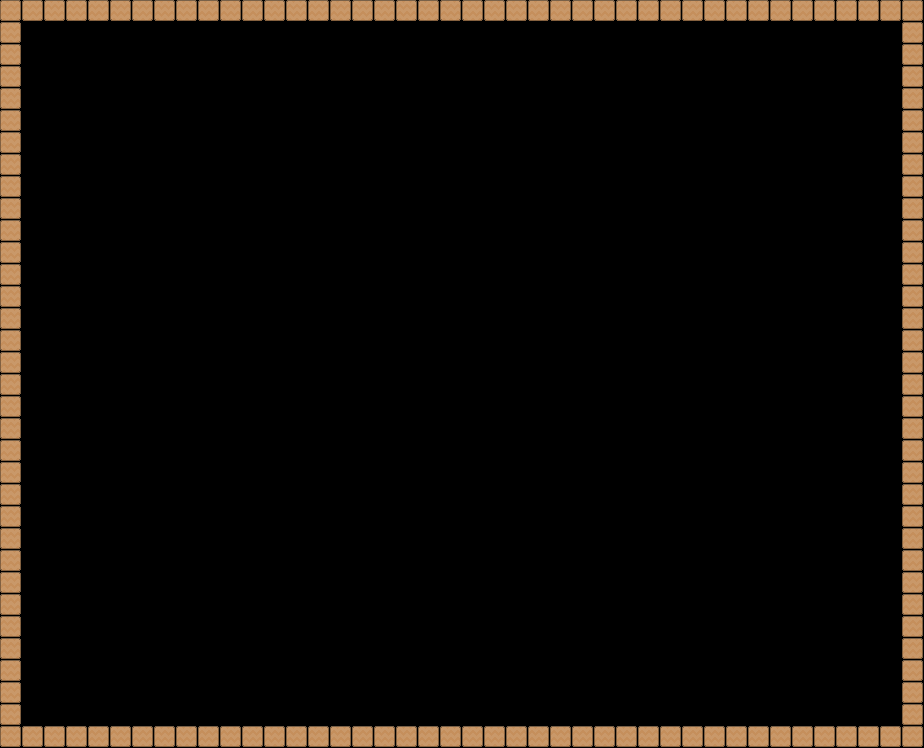

This game map was drawn from its Tiled (.tmx) file and the tilesets committed beside it. A one-line description and the trimmed map source follow:
An orthogonal 42x34 tile map with 22x22 px tiles, 1 tile layer (Tile Layer 1).

<map version="1.0" orientation="orthogonal" renderorder="right-down" width="42" height="34" tilewidth="22" tileheight="22" nextobjectid="1">
 <tileset firstgid="1" name="alien_sheet" tilewidth="22" tileheight="22" spacing="1" margin="3" tilecount="480" columns="30">
  <image source="alien_sheet.png" width="694" height="372" />
 </tileset>
 <layer name="Tile Layer 1" width="42" height="34">
  <data>[1428 cells, 148 non-empty, 1 distinct tile ids]</data>
 </layer>
</map>